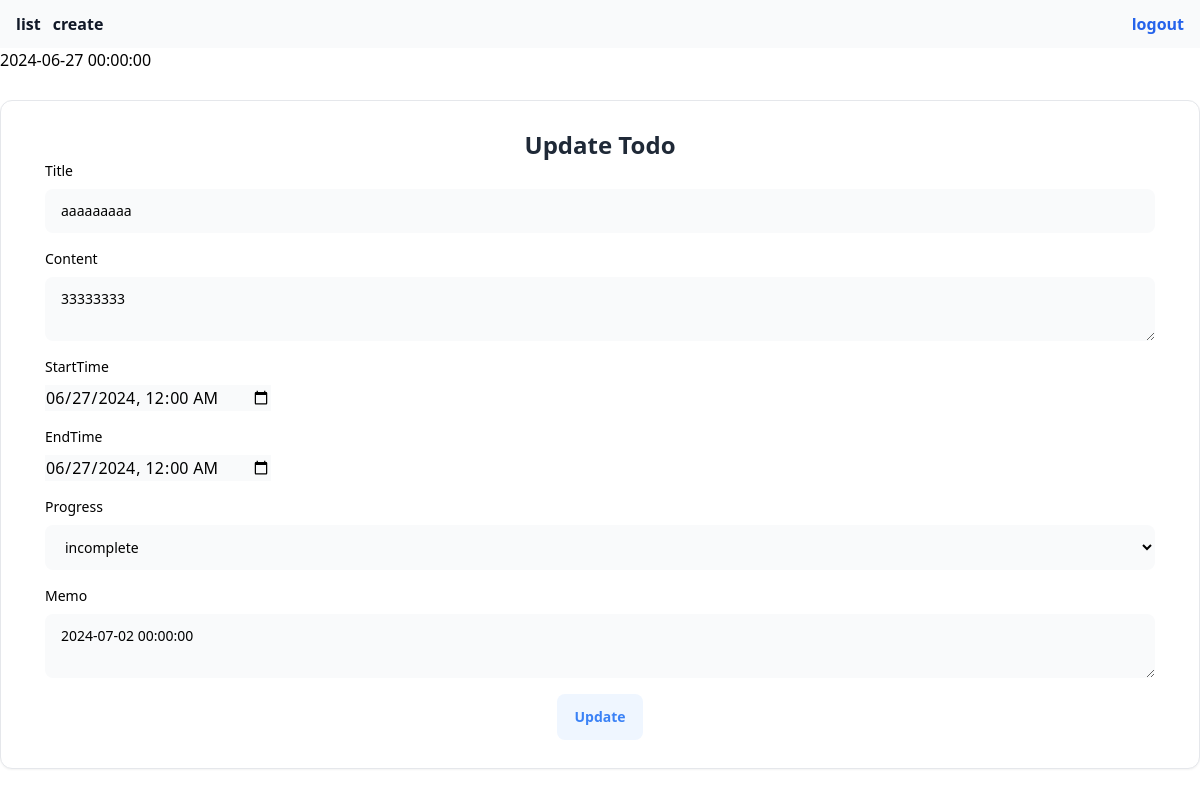
The app's page /update/3 (signed in) with its own data.
### listapp/models.py (models this page shows)
class TaskModel(models.Model):
    title = models.CharField(max_length=100)
    content = models.TextField()
    author = models.CharField(max_length=100)
    nottodo = models.CharField(max_length=100)
    starttime = models.CharField(max_length=100)
    endtime = models.CharField(max_length=100)
    progress = models.CharField(max_length=100,default='incomplete')
    memo = models.TextField(null=True, blank=True,default='')

### listapp/views.py (the view, shortened to what this page needs)
# urls.py: path('update/<int:pk>',updatefunc,name="update"),
def updatefunc(request,pk):
    task = TaskModel.objects.get(pk=pk)
    print('task')
    if task.author != request.user.username:
        return redirect('list')
    return render(request,'update.html',{'task':task})

### templates/update.html (shortened to what this page needs)
{% extends 'base.html' %}
{% block content %}
{{task.starttime}}
<div class="mt-7 bg-white border border-gray-200 rounded-xl shadow-sm">
    <div class="p-4 sm:p-7">
      <div class="text-center">
        <h2 class="block text-2xl font-bold text-gray-800">Update Todo</h2>
      </div>
        <form method="POST" action="">{% csrf_token %}
          <div class="grid gap-y-4 px-4">
            <div>
              <label for="title" class="block text-sm mb-2">Title</label>
              <div class="relative">
                <input type="text" name="title" value="{{task.title}}" class="bg-gray-50 py-3 px-4 block w-full border-gray-200 rounded-lg text-sm focus:border-blue-500 focus:ring-blue-500 disabled:opacity-50 disabled:pointer-events-none" required>
              </div>
            </div>
            <div>
                <label for="content" class="block text-sm mb-2">Content</label>
                <div class="relative">
                  <textarea name="content" class="bg-gray-50 py-3 px-4 block w-full border-gray-200 rounded-lg text-sm focus:border-blue-500 focus:ring-blue-500 disabled:opacity-50 disabled:pointer-events-none" required>{{task.content}}</textarea>
                </div>
              </div>
             {% if task.nottodo == 'on' %}
             <input type="hidden" name="starttime" value="{{task.starttime|date:'Y-m-d H:i'}}">
             <input type="hidden" name="endtime" value="{{task.endtime|date:'Y-m-d H:i'}}">
             <input type="hidden" name="progress" value="complete">
             {% else %}
            <div>
                <label for="starttime" class="block text-sm mb-2">StartTime</label>
                <div class="relative">
                    <input type="datetime-local" name="starttime" value="{{task.starttime}}" class="bg-gray-50">
                </div>
            </div>
              <div>
                <label for="endtime" class="block text-sm mb-2">EndTime</label>
                <div class="relative">
                    <input type="datetime-local" name="endtime" value="{{task.endtime}}" class="bg-gray-50">
                </div>
              </div>
            <div>
                <label for="progress" class="block text-sm mb-2">Progress</label>
                <div class="relative">
                  <select name="progress" class="bg-gray-50 py-3 px-4 block w-full border-gray-200 rounded-lg text-sm focus:border-blue-500 focus:ring-blue-500 disabled:opacity-50 disabled:pointer-events-none" required>
                    {% if task.progress == 'complete'  %}
                    <option value="complete">complete</option>
                    <option value="incomplete">incomplete</option>
                    {% else %}
                    <option value="incomplete">incomplete</option>
                    {% endif %}
                  </select>
                </div>
              </div>
            {% endif %}
            <div>
                <label for="memo" class="block text-sm mb-2">Memo</label>
                <div class="relative">
                  <textarea name="memo" class="bg-gray-50 py-3 px-4 block w-full border-gray-200 rounded-lg text-sm focus:border-blue-500 focus:ring-blue-500">{{task.memo}}</textarea>
                </div>
              </div>
            <div class="mx-auto">
                <button type="submit" class="bg-blue-50 w-full py-3 px-4 inline-flex justify-center items-center gap-x-2 text-sm font-semibold rounded-lg border border-transparent text-blue-500 hover:bg-blue-100 disabled:opacity-50 disabled:pointer-events-none">Update</button>
            </div>
          </div>
        </form>
      </div>
  </div>
{% endblock content %}

### records on screen
TaskModel: starttime "2024-06-27 00:00:00", title "aaaaaaaaa", content "33333333", starttime "06/27/2024 00:00", endtime "06/27/2024 00:00", progress "incomplete", memo "2024-07-02 00:00:00"
